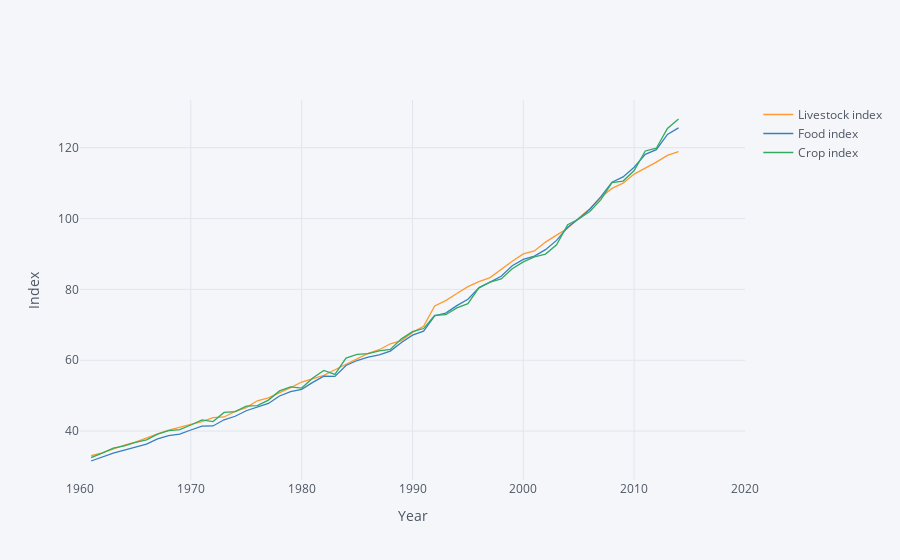

The notebook cell this image was saved under:
### Markdown cell above
The FAO compiles a series of data meant to measure changes in the
    supply of food of all sorts, including both plant and animal
    sources.  Let&rsquo;s how that&rsquo;s changed over recent decades:

### Code cell
vars = {"AG.PRD.LVSK.XD":"Livestock index",
        "AG.PRD.FOOD.XD":"Food index",
        "AG.PRD.CROP.XD":"Crop index"}

food = fix_date_index(wbdata.get_dataframe(vars,country='WLD'))

food.iplot(xTitle="Year",yTitle="Index")
